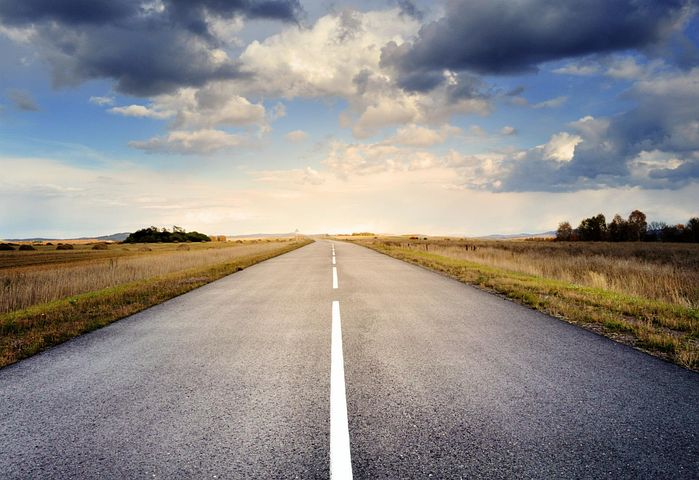
#> input picture sw/dupa/lab4/road.jpg, 699 x 480 px
$ python -i zad.py   (imports and definitions only)
#> lines starting #> are read from the running program, lines starting #| are printed output that depends on the picture
#> further down, picture is the input picture: shape (480, 699, 3); mean B, G, R 136.1, 137.8, 142
import cv2
import numpy as np
import matplotlib.pyplot as plt

canvas = np.zeros((500, 500, 3), dtype=np.uint8)

def draw_shapes(event, x, y, flags, param):
    if event == cv2.EVENT_LBUTTONDOWN:
        cv2.rectangle(canvas, (x-25, y-25), (x+25, y+25), (0,255,0), -1)
    elif event == cv2.EVENT_RBUTTONDOWN:
        cv2.circle(canvas, (x, y), 25, (0,0,255), -1)

# [6 lines not run here, left out]

# [1 line that did not run here, left out]
angle = 0

def on_trackbar(val):
    global rotated_img, angle
    angle = val
    rows, cols = img.shape[:2]
    center = (cols/2, rows/2)
    M = cv2.getRotationMatrix2D(center, angle, 1)
    cos = np.abs(M[0,0])
    sin = np.abs(M[0,1])
    new_w = int((rows*sin) + (cols*cos))
    new_h = int((rows*cos) + (cols*sin))
    M[0,2] += (new_w/2) - center[0]
    M[1,2] += (new_h/2) - center[1]
    rotated_img = cv2.warpAffine(img, M, (new_w, new_h))

# [2 lines not run here, left out]

points_src = []

def select_points(event, x, y, flags, param):
    if event == cv2.EVENT_LBUTTONDOWN and len(points_src) < 4:
        points_src.append([x,y])
        cv2.circle(img, (x,y), 5, (255,0,0), -1)

# [2 lines not run here, left out]

def show_histogram(image):
    gray = cv2.cvtColor(image, cv2.COLOR_BGR2GRAY)
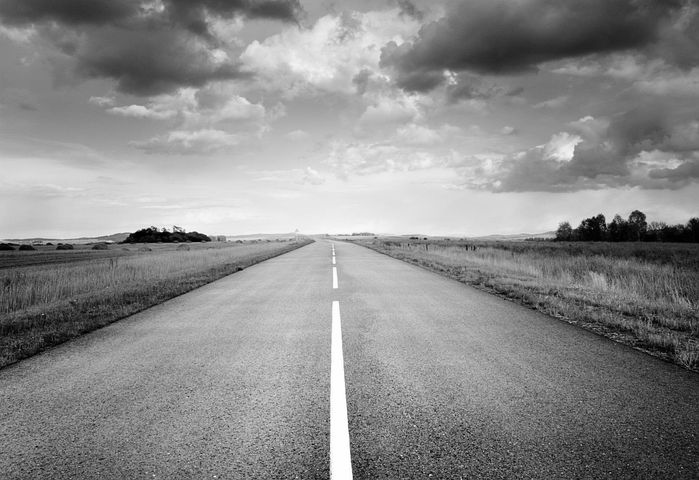
#> gray: shape (480, 699); min 0, max 255, mean 138.9
    hist_gray = cv2.calcHist([gray], [0], None, [256], [0,256])
#> hist_gray = 256 values, max 2593 at index 129, min 72 at index 0, mean 1310.6
    plt.figure()
    plt.title("Histogram Gray")
    plt.plot(hist_gray)
    plt.show()
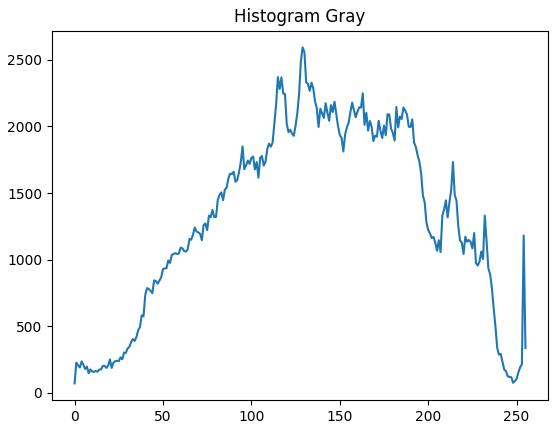
#> figure drawn by matplotlib, 1 panel; curve peaks at x = 129, y = 2593
    # CLAHE
    clahe = cv2.createCLAHE(clipLimit=2.0, tileGridSize=(8,8))
    equalized = clahe.apply(gray)
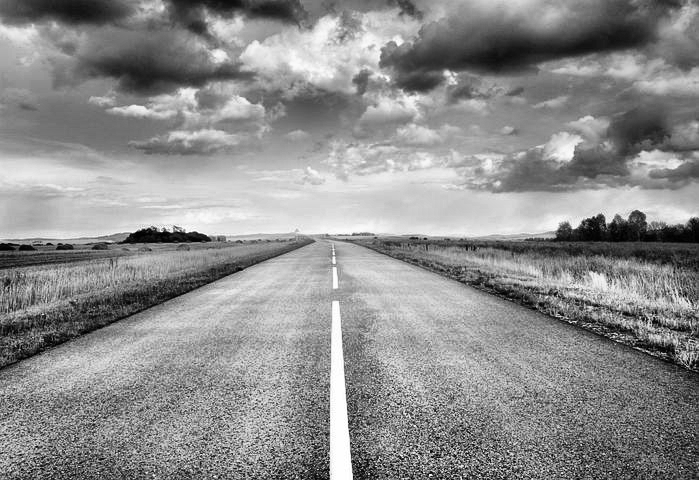
#> equalized: shape (480, 699); min 0, max 255, mean 141.2
    return equalized

points_threshold = []

def select_two_points(event, x, y, flags, param):
    if event == cv2.EVENT_LBUTTONDOWN and len(points_threshold) < 2:
        points_threshold.append((x,y))
        cv2.circle(param, (x,y), 3, (0,255,0), -1)

points_dst = []

# [31 lines not run here, left out]

>>> import cv2
>>> picture = cv2.imread('road.jpg')
>>> result = show_histogram(picture)

$ run again, on sw/dupa/lab1/pictures/pic1.jpg
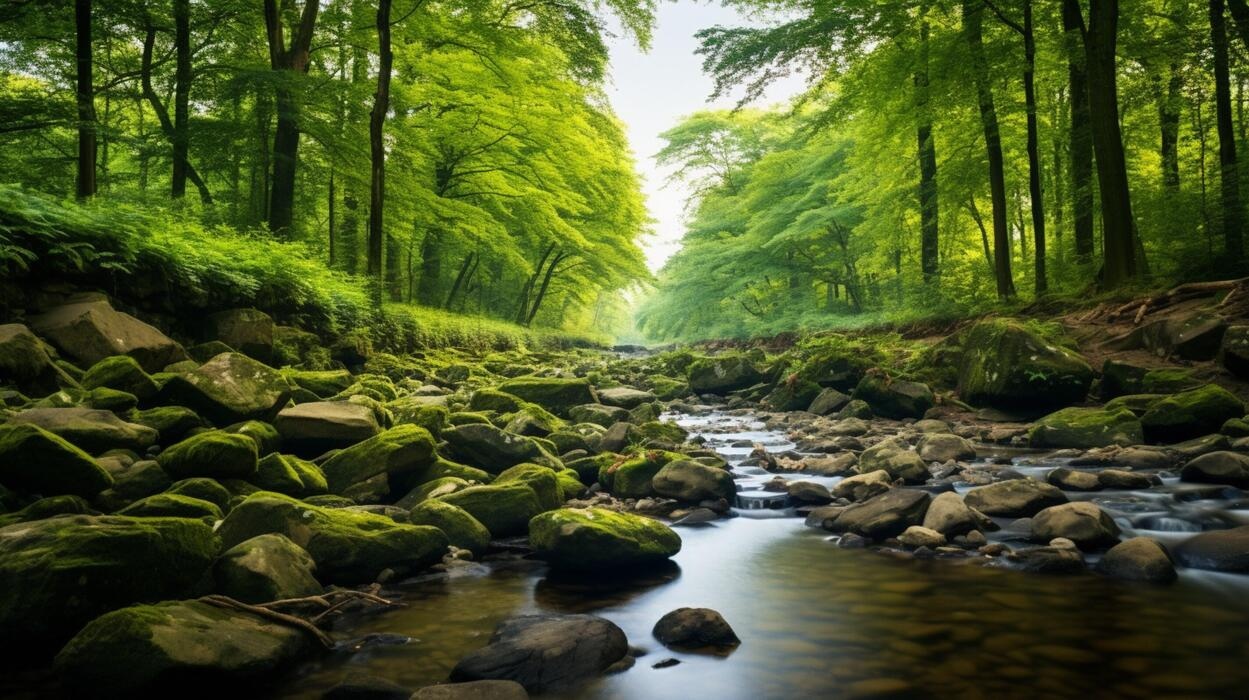
#> input picture sw/dupa/lab1/pictures/pic1.jpg, 1249 x 700 px
#> picture is the input picture: shape (700, 1249, 3); mean B, G, R 40.9, 85.5, 74.3
#> in show_histogram, `gray = cv2.cvtColor(image, cv2.COLOR_BGR2GRAY)`:
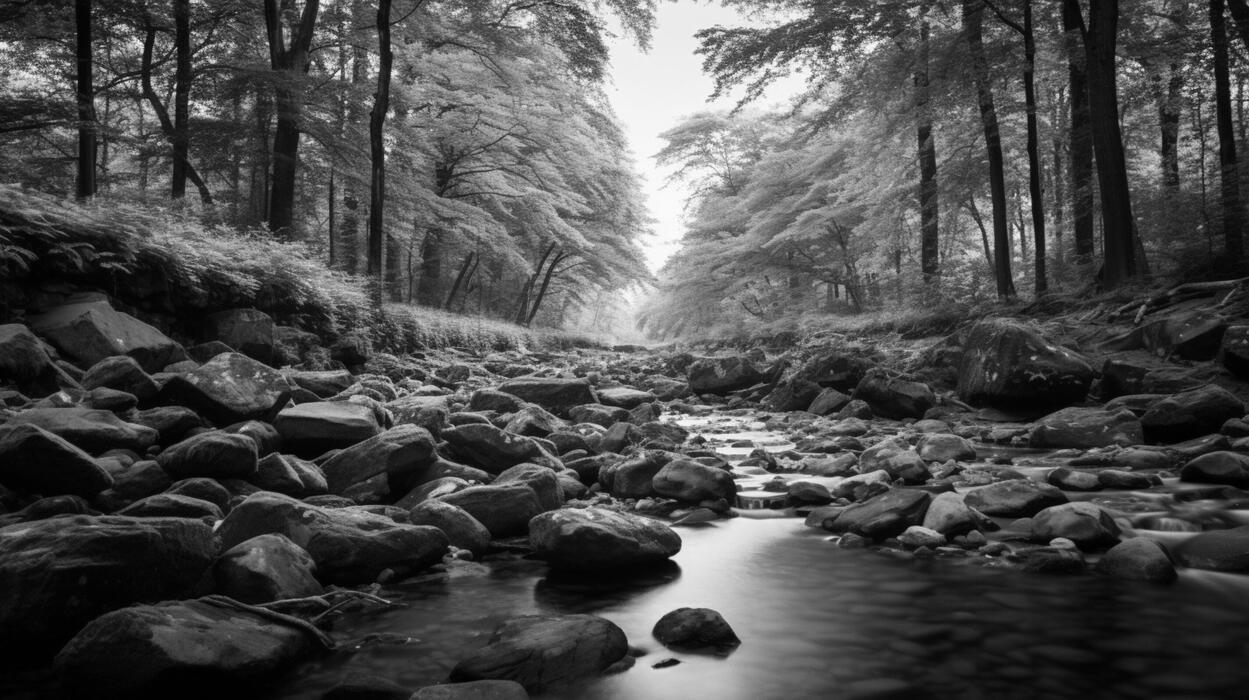
#> gray: shape (700, 1249); min 0, max 255, mean 77.1
#> hist_gray = 256 values, max 8525 at index 19, min 9 at index 255, mean 3415.2
#> in show_histogram, `equalized = clahe.apply(gray)`:
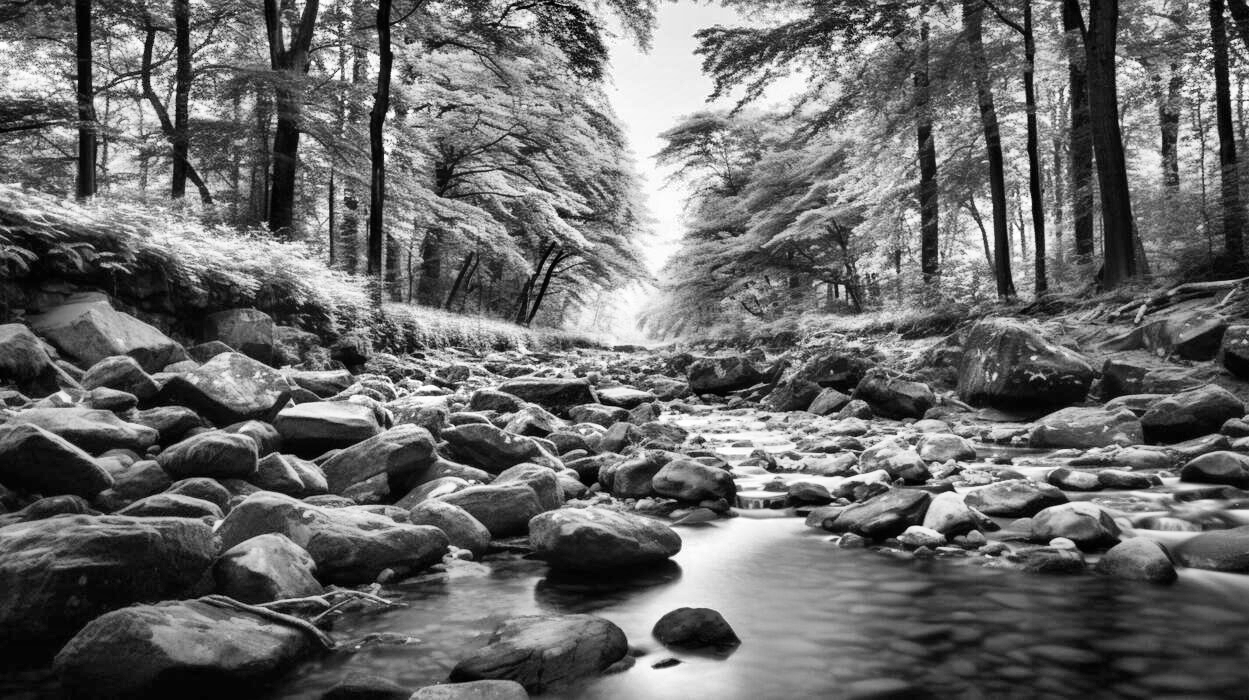
#> equalized: shape (700, 1249); min 0, max 255, mean 106.2

$ run again, on sw/dupa/lab1/pictures/pic2.webp
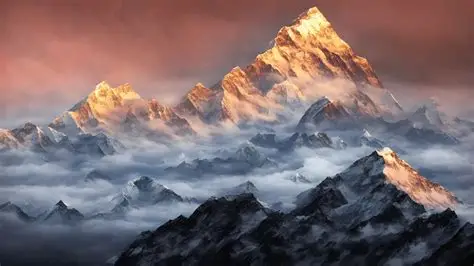
#> input picture sw/dupa/lab1/pictures/pic2.webp, 474 x 266 px
#> picture is the input picture: shape (266, 474, 3); mean B, G, R 108, 105.4, 122.8
#> in show_histogram, `gray = cv2.cvtColor(image, cv2.COLOR_BGR2GRAY)`:
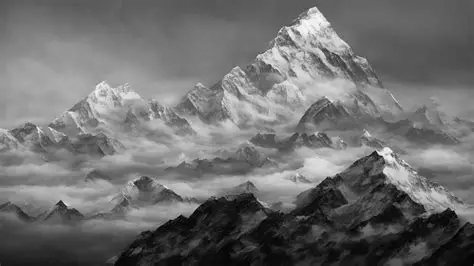
#> gray: shape (266, 474); min 0, max 252, mean 110.9
#> hist_gray = 256 values, max 1696 at index 92, min 0 at index 251, mean 492.5
#> in show_histogram, `equalized = clahe.apply(gray)`:
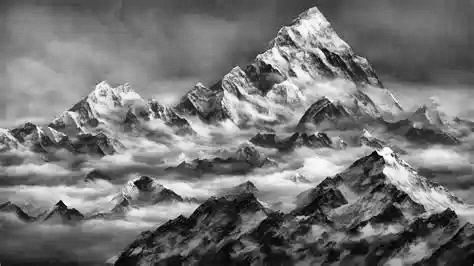
#> equalized: shape (266, 474); min 1, max 255, mean 116.9
